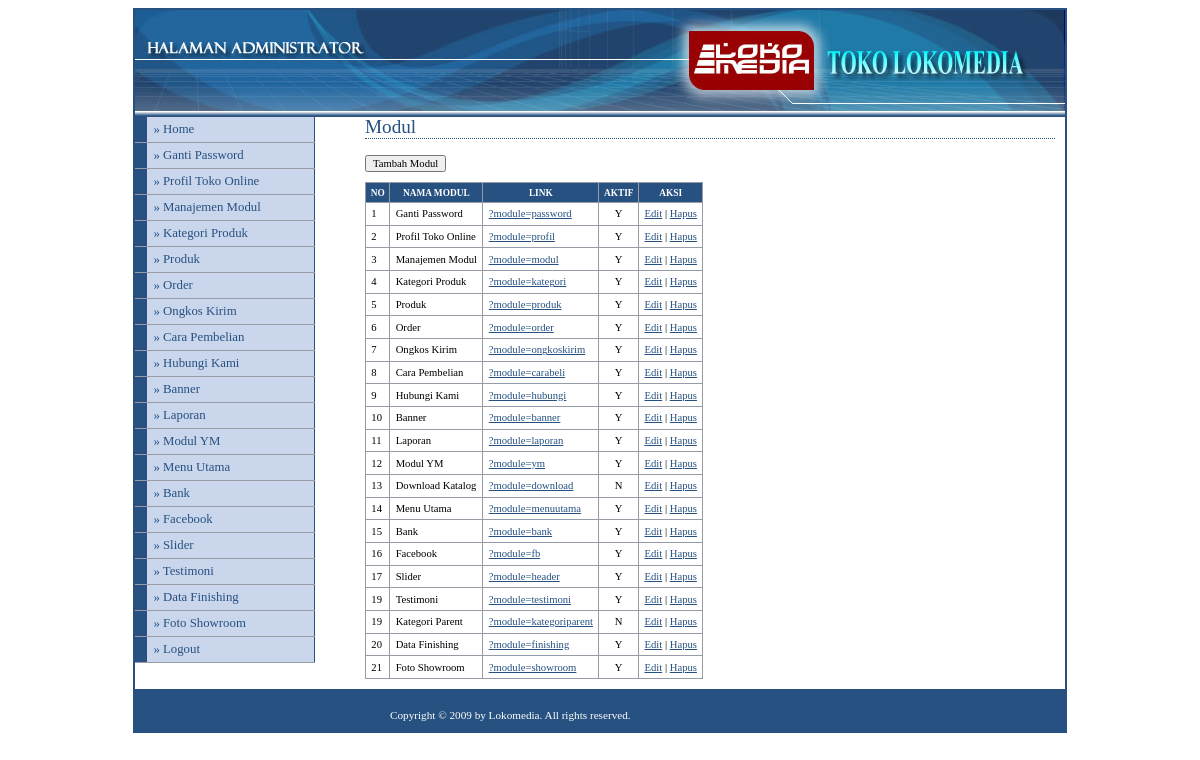
/adminwebxx/media.php?module=modul (signed in), run on the app's committed database.
### tables this page shows
CREATE TABLE IF NOT EXISTS `modul` (
  `id_modul` int(5) NOT NULL AUTO_INCREMENT,
  `nama_modul` varchar(50) NOT NULL,
  `link` varchar(100) NOT NULL,
  `static_content` text NOT NULL,
  `gambar` varchar(100) NOT NULL,
  `status` enum('user','admin') NOT NULL,
  `aktif` enum('Y','N') NOT NULL,
  `urutan` int(5) NOT NULL,
  `nama_toko` varchar(100) NOT NULL,
  `meta_deskripsi` varchar(200) NOT NULL,
  `meta_keyword` varchar(200) NOT NULL,
  `email_pengelola` varchar(100) NOT NULL,
  `nomor_rekening` varchar(100) NOT NULL,
  `nomor_hp` varchar(20) NOT NULL,
  PRIMARY KEY (`id_modul`)
);

### adminwebxx/modul/mod_modul/modul.php (the view, shortened to what this page needs)
<?php
$aksi="modul/mod_modul/aksi_modul.php";
switch($_GET[act]){
  default:
    echo "<h2>Modul</h2>
          <input type=button value='Tambah Modul' onclick=\"window.location.href='?module=modul&act=tambahmodul';\">
          <table>
          <tr><th>no</th><th>nama modul</th><th>link</th><th>aktif</th><th>aksi</th></tr>";
    $tampil=mysql_query("SELECT * FROM modul ORDER BY urutan");
    while ($r=mysql_fetch_array($tampil)){
      echo "<tr><td>$r[urutan]</td>
            <td>$r[nama_modul]</td>
            <td><a href=$r[link]>$r[link]</a></td>
            <td align=center>$r[aktif]</td>
            <td><a href=?module=modul&act=editmodul&id=$r[id_modul]>Edit</a> |
	              <a href=$aksi?module=modul&act=hapus&id=$r[id_modul]>Hapus</a>
            </td></tr>";
    }
    echo "</table>";
    break;
}
?>

### adminwebxx/media.php (shortened to what this page needs)
<?php
if (empty($_SESSION[username]) AND empty($_SESSION[passuser])){
  echo "<link href='style.css' rel='stylesheet' type='text/css'>
 <center>Untuk mengakses modul, Anda harus login <br>";
  echo "<a href=index.php><b>LOGIN</b></a></center>";
}
else{
?>
<html>
<head>
<link href="style.css" rel="stylesheet" type="text/css" />
</head>
<body>
<div id="header">
	<div id="menu">
      <ul>
        <li><a href=?module=home>&#187; Home</a></li>
        <?php include "menu.php"; ?>
        <li><a href=logout.php>&#187; Logout</a></li>
      </ul>
	    <p>&nbsp;</p>
 	</div>
  <div id="content">
		<?php include "content.php"; ?>
  </div>
		<div id="footer">
			Copyright &copy; 2009 by Lokomedia. All rights reserved.
		</div>
</div>
</body>
</html>
<?php
}
?>

### adminwebxx/menu.php (shortened to what this page needs)
<?php
if ($_SESSION[leveluser]=='admin'){
  $sql=mysql_query("select * from modul where aktif='Y' order by urutan");
}
else{
  $sql=mysql_query("select * from modul where status='user' and aktif='Y' order by urutan");
}
while ($m=mysql_fetch_array($sql)){
  echo "<li><a href='$m[link]'>&#187; $m[nama_modul]</a></li>";
}
?>

### adminwebxx/content.php (shortened to what this page needs)
<?php
include "../config/library.php";
if ($_GET[module]=='home'){
  if ($_SESSION['leveluser']=='admin'){
  echo "<h2>Selamat Datang</h2>
          <p>Hai <b>$_SESSION[namalengkap]</b>, selamat datang di halaman Administrator.<br> Silahkan klik menu pilihan yang berada
          di sebelah kiri untuk mengelola content website. </p>
          <p>&nbsp;</p><p>&nbsp;</p><p>&nbsp;</p><p>&nbsp;</p><p>&nbsp;</p><p>&nbsp;</p><p>&nbsp;</p><p>&nbsp;</p>
          <p align=right>Login : $hari_ini, ";
  echo tgl_indo(date("Y m d"));
  echo " | ";
  echo date("H:i:s");
  echo " WIB</p>";
  }
}
elseif ($_GET[module]=='modul'){
  if ($_SESSION['leveluser']=='admin'){
    include "modul/mod_modul/modul.php";
  }
}
elseif ($_GET[module]=='kategori'){
  if ($_SESSION['leveluser']=='admin'){
    include "modul/mod_kategori/kategori.php";
  }
}
elseif ($_GET[module]=='produk'){
  if ($_SESSION['leveluser']=='admin'){
    include "modul/mod_produk/produk.php";
  }
}
elseif ($_GET[module]=='order'){
  if ($_SESSION['leveluser']=='admin'){
    include "modul/mod_order/order.php";
  }
}
elseif ($_GET[module]=='profil'){
  if ($_SESSION['leveluser']=='admin'){
    include "modul/mod_profil/profil.php";
  }
}
elseif ($_GET[module]=='hubungi'){
  if ($_SESSION['leveluser']=='admin'){
    include "modul/mod_hubungi/hubungi.php";
  }
}
elseif ($_GET[module]=='carabeli'){
  if ($_SESSION['leveluser']=='admin'){
    include "modul/mod_carabeli/carabeli.php";
  }
}
elseif ($_GET[module]=='banner'){
  if ($_SESSION['leveluser']=='admin'){
    include "modul/mod_banner/banner.php";
  }
}
elseif ($_GET[module]=='ongkoskirim'){
  if ($_SESSION['leveluser']=='admin'){
    include "modul/mod_ongkoskirim/ongkoskirim.php";
  }
}
elseif ($_GET[module]=='password'){
  if ($_SESSION['leveluser']=='admin'){
    include "modul/mod_password/password.php";
  }
}
elseif ($_GET[module]=='laporan'){
  if ($_SESSION['leveluser']=='admin'){
    include "modul/mod_laporan/laporan.php";
  }
}
elseif ($_GET[module]=='ym'){
  if ($_SESSION['leveluser']=='admin'){
    include "modul/mod_ym/ym.php";
  }
}
elseif ($_GET[module]=='download'){
  if ($_SESSION['leveluser']=='admin'){
    include "modul/mod_download/download.php";
  }
}
else{
  echo "<p><b>MODUL BELUM ADA ATAU BELUM LENGKAP</b></p>";
}
?>

### adminwebxx/style.css (style rules this page uses)
body { font-family: Tahoma; text-align: center; }
#header { position: relative; background-image: url(images/header.jpg); background-repeat: no-repeat; margin-right: auto; margin-left: auto; width: 930px; border: 2px solid #265180; padding-top: 70px; text-align: left; }
#content { margin-left: 230px; padding: 20px 10px 0 0; }
#menu { position: relative; float: left; top: 37px; left: 0; width: 180px; }
#menu ul { list-style: none; margin: 0; padding: 0; border: none; }
#menu li { width: 180px; border-bottom: 1px solid #969BA5; margin: 0; padding: 0; font-size: 80%; vertical-align: bottom; }
#menu a:link, #menu a:visited { display: block; padding: 5px 5px 5px 0.5em; border-left: 12px solid #265180; border-right: 1px solid #265180; background-color: #CAD6EC; color: #265180; text-decoration: none; }
a:link,a:visited { color:#265180; }
h2 { font: normal 120% Georgia; color: #265180; background-color: transparent; border-bottom: 1px dotted #265180; }
table { font-family: Tahoma; font-size: 8pt; border-width: 1px; border-style: solid; border-color: #999999; border-collapse: collapse; margin: 10px 0px; }
th { color: #FFFFFF; font-size: 7pt; text-transform: uppercase; text-align: center; padding: 0.5em; border-width: 1px; border-style: solid; border-color: #969BA5; border-collapse: collapse; background-color: #265180; }
td { padding: 0.5em; vertical-align: top; border-width: 1px; border-style: solid; border-color: #969BA5; border-collapse: collapse; }
input,textarea,select { font-family: Tahoma; font-size: 8pt; }
#footer { clear :both; padding: 20px 0 10px 255px; font-size: 70%; color: #FFFFFF; background-color: #265180; }

### data on the page
modul: nama_modul "Ganti Password", urutan "1", link "?module=password", aktif "Y"
modul: nama_modul "Profil Toko Online", urutan "2", link "?module=profil", aktif "Y"
modul: nama_modul "Manajemen Modul", urutan "3", link "?module=modul", aktif "Y"
modul: nama_modul "Kategori Produk", urutan "4", link "?module=kategori", aktif "Y"
modul: nama_modul "Produk", urutan "5", link "?module=produk", aktif "Y"
modul: nama_modul "Order", urutan "6", link "?module=order", aktif "Y"
modul: nama_modul "Ongkos Kirim", urutan "7", link "?module=ongkoskirim", aktif "Y"
modul: nama_modul "Cara Pembelian", urutan "8", link "?module=carabeli", aktif "Y"
modul: nama_modul "Hubungi Kami", urutan "9", link "?module=hubungi", aktif "Y"
modul: nama_modul "Banner", urutan "10", link "?module=banner", aktif "Y"
modul: nama_modul "Laporan", urutan "11", link "?module=laporan", aktif "Y"
modul: nama_modul "Modul YM", urutan "12", link "?module=ym", aktif "Y"
modul: nama_modul "Menu Utama", urutan "14", link "?module=menuutama", aktif "Y"
modul: nama_modul "Bank", urutan "15", link "?module=bank", aktif "Y"
modul: nama_modul "Facebook", urutan "16", link "?module=fb", aktif "Y"
modul: nama_modul "Slider", urutan "17", link "?module=header", aktif "Y"
modul: nama_modul "Testimoni", urutan "19", link "?module=testimoni", aktif "Y"
modul: nama_modul "Data Finishing", urutan "20", link "?module=finishing", aktif "Y"
modul: nama_modul "Foto Showroom", urutan "21", link "?module=showroom", aktif "Y"
modul: urutan "13", nama_modul "Download Katalog", link "?module=download", aktif "N"
modul: urutan "19", nama_modul "Kategori Parent", link "?module=kategoriparent", aktif "N"
